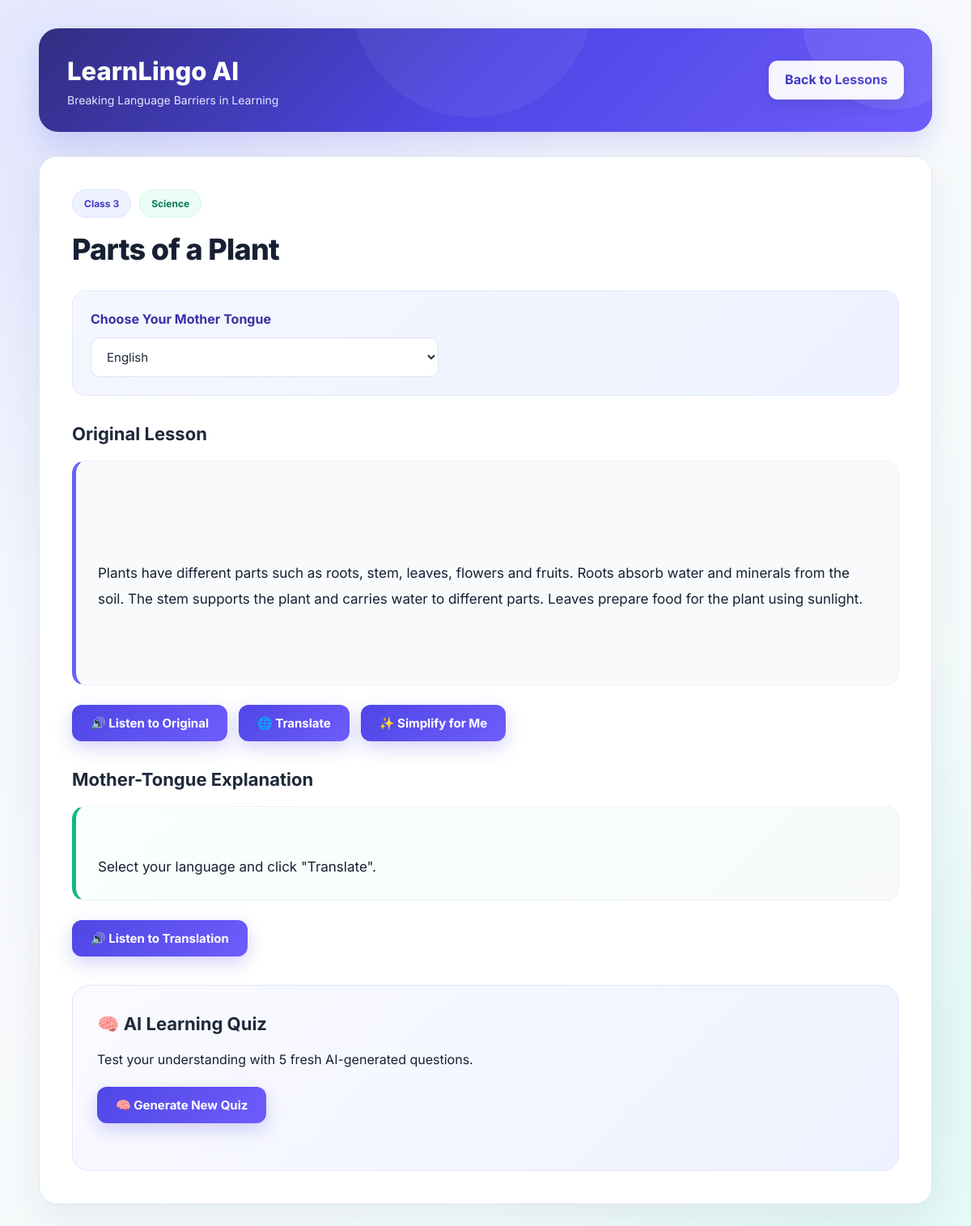
The page /lesson/1 (signed in) on the database its author committed.
### tables this page shows
CREATE TABLE lessons (
            id INTEGER PRIMARY KEY AUTOINCREMENT,
            class_name TEXT NOT NULL,
            subject TEXT NOT NULL,
            title TEXT NOT NULL,
            content TEXT NOT NULL
        , teacher_id TEXT);

### app.py (the view)
@app.route(
    "/lesson/<int:lesson_id>"
)
def view_lesson(
    lesson_id
):
    if (
        session.get(
            "user_type"
        )
        !=
        "student"
    ):
        return redirect(
            url_for(
                "student_login"
            )
        )
    connection = (
        get_db_connection()
    )
    lesson = connection.execute(
        """
        SELECT *
        FROM lessons
        WHERE id = ?
        """,
        (
            lesson_id,
        )
    ).fetchone()
    connection.close()
    if lesson is None:
        return (
            "Lesson not found",
            404
        )
    return render_template(
        "lesson.html",
        lesson=lesson
    )

### app.py (called while the page is built)
def get_db_connection():
    connection = sqlite3.connect(
        DATABASE
    )
    connection.row_factory = (
        sqlite3.Row
    )
    return connection

### templates/lesson.html (shortened to what this page needs)
<!DOCTYPE html>
<html lang="en">
<head>
    <link
        rel="stylesheet"
        href="{{ url_for('static', filename='style.css') }}"
    >
</head>
<body>
<div class="lesson-page">
    <div class="dashboard-header">
        <div>
            <h1>
                LearnLingo AI
            </h1>
            <p>
                Breaking Language Barriers in Learning
            </p>
        </div>
        <a
            href="/student"
            class="back-button"
        >
            Back to Lessons
        </a>
    </div>
    <div class="lesson-main-card">
        <div class="lesson-info">
            <span class="lesson-class">
                {{ lesson["class_name"] }}
            </span>
            <span class="subject-badge">
                {{ lesson["subject"] }}
            </span>
        </div>
        <h1 class="lesson-title">
            {{ lesson["title"] }}
        </h1>
        <div class="language-section">
            <label for="language">
                Choose Your Mother Tongue
            </label>
            <select id="language">
                <option value="en">
                    English
                </option>
            </select>
        </div>
        <div class="learning-section">
            <h2>
                Original Lesson
            </h2>
            <div class="content-box">
                <p id="lessonText">
                    {{ lesson["content"] }}
                </p>
            </div>
        </div>
        <div class="learning-actions">
            <button
                type="button"
                onclick="listenOriginalLesson()"
            >
                🔊 Listen to Original
            </button>
            <button
                type="button"
                id="translateButton"
            >
                🌐 Translate
            </button>
            <button
                type="button"
                id="simplifyButton"
            >
                ✨ Simplify for Me
            </button>
        </div>
        <div class="translation-section">
            <h2>
                Mother-Tongue Explanation
            </h2>
            <div
                class="translated-box"
                id="translatedText"
            >
                Select your language and click "Translate".
            </div>
        </div>
        <div class="learning-actions">
            <button
                type="button"
                onclick="listenTranslatedLesson()"
            >
                🔊 Listen to Translation
            </button>
        </div>
        <div
            class="translation-section"
            style="margin-top: 35px;"
        >
            <h2>
                🧠 AI Learning Quiz
            </h2>
            <p>
                Test your understanding with
                5 fresh AI-generated questions.
            </p>
            <div class="learning-actions">
                <button
                    type="button"
                    id="generateQuizButton"
                >
                    🧠 Generate New Quiz
                </button>
            </div>
        </div>
    </div>
</div>
</body>
</html>

### rows shown on the page
lessons: class_name "Class 3", subject "Science", title "Parts of a Plant", content "Plants have different parts such as roots, stem, leaves, flowers and fruits. Roots absorb water and minerals from the soil. The stem supports the plant and carries water to different parts. Leaves prepare food for the plant using sunlight."
